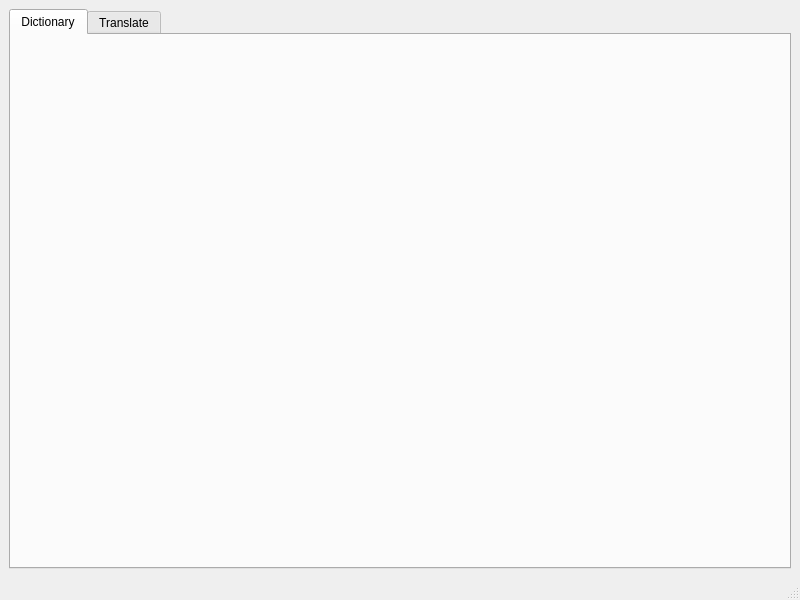
<?xml version="1.0" encoding="UTF-8"?>
<ui version="4.0">
    <class>MainWindow</class>
    <widget class="QMainWindow" name="iCIBA">
        <property name="geometry">
            <rect>
                <x>0</x>
                <y>0</y>
                <width>800</width>
                <height>600</height>
            </rect>
        </property>
        <property name="windowTitle">
            <string>iCIBA</string>
        </property>
        <widget class="QWidget" name="centralwidget">
            <layout class="QVBoxLayout" name="verticalLayout">
                <item>
                    <widget class="QTabWidget" name="tabWidget">
                        <property name="currentIndex">
                            <number>0</number>
                        </property>
                        <widget class="TranslateWord" name="dict">
                            <attribute name="title">
                                <string>Dictionary</string>
                            </attribute>
                        </widget>
                        <widget class="TranslateSentence" name="translate">
                            <attribute name="title">
                                <string>Translate</string>
                            </attribute>
                        </widget>
                    </widget>
                </item>
            </layout>
        </widget>
        <widget class="QMenuBar" name="menubar">
            <property name="geometry">
                <rect>
                    <x>0</x>
                    <y>0</y>
                    <width>800</width>
                    <height>23</height>
                </rect>
            </property>
        </widget>
        <widget class="QStatusBar" name="statusbar"/>
    </widget>
    <customwidgets>
        <customwidget>
            <class>TranslateWord</class>
            <extends>QWidget</extends>
            <header location="global">widgets/translateword.h</header>
            <container>1</container>
        </customwidget>
        <customwidget>
            <class>TranslateSentence</class>
            <extends>QWidget</extends>
            <header location="global">widgets/translatesentence.h</header>
            <container>1</container>
        </customwidget>
    </customwidgets>
    <resources/>
    <connections/>
</ui>
